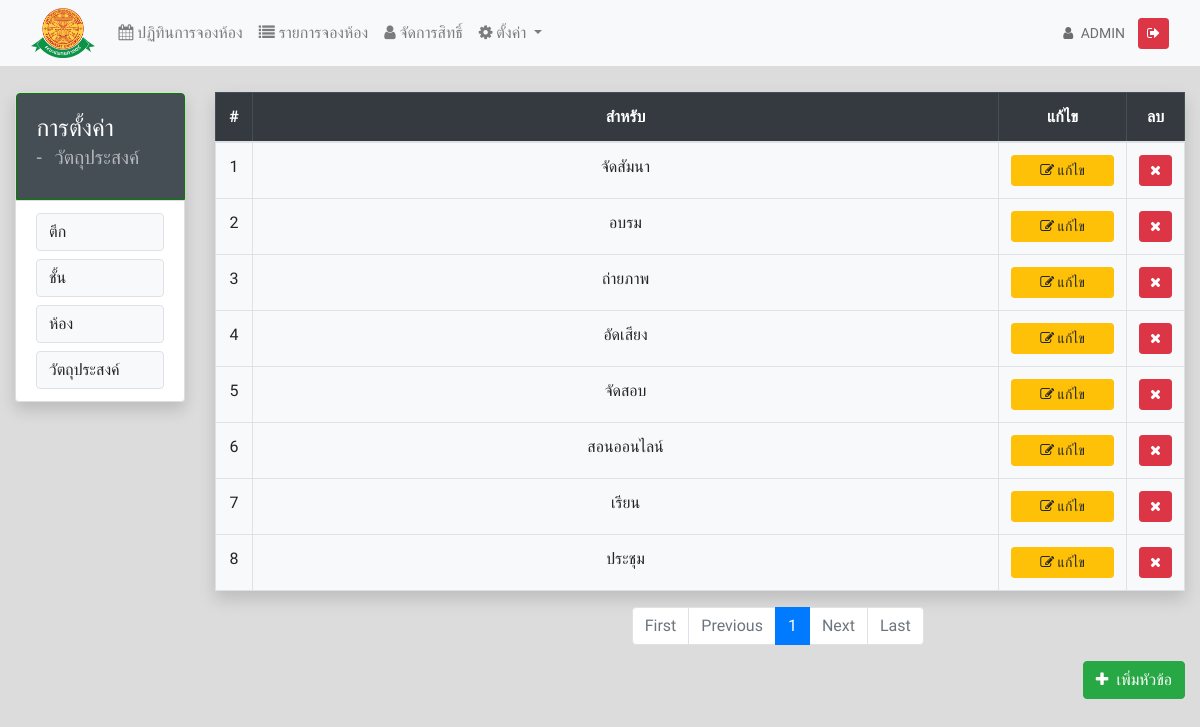
/use-list.php (signed in), run on the app's committed database.
### tables this page shows
CREATE TABLE `category` (
  `type` varchar(20) NOT NULL,
  `category_id` int(11) DEFAULT '0',
  `topic` varchar(128) NOT NULL,
  `published` tinyint(1) NOT NULL DEFAULT '1',
  KEY `type` (`type`),
  KEY `category_id` (`category_id`)
);

### use-list.php (the view, shortened to what this page needs)
<?
    include "config/connect.php";
    $sql = "SELECT * FROM category WHERE type = 'use' ORDER BY category_id DESC";
    $result = $conn->query($sql);
?>
<!doctype html>
<html lang="en">
<head>
    <link rel="stylesheet" href="https://stackpath.bootstrapcdn.com/font-awesome/4.7.0/css/font-awesome.css">
    <link rel="stylesheet" href="https://stackpath.bootstrapcdn.com/bootstrap/4.5.2/css/bootstrap.min.css"
>
    <link rel="stylesheet" href="css/style.css">
</head>
<body>
    <?include "ui/nav.php";?>
    <div class="container-fluid">
        <div class="row mt-3">
            <?include "ui/leftbarRoom.php";?>
            <div class="col-lg-10 col-md-10">
                <table class="table table-bordered shadow text-center" id="data-table" style="width:100%">
                    <thead class="table-dark ">
                        <tr>
                            <th width="5%">#</th>
                            <th>สำหรับ</th>
                            <th width="15%">แก้ไข</th>
                            <th width="3%">ลบ</th>
                        </tr>
                    </thead>
                    <tbody class="bg-light">
                        <?
                        $i = 1;
                        while($row = $result->fetch_array()){
                            ?>
                        <tr>
                            <td><?= $i; ?></td>
                            <td><?= $row['topic']; ?> </td>
                            <td>
                                <button type="button" name="edit" class="btn btn-sm btn-block btn-warning edit_data"
                                    id="<?= $row['category_id']; ?>"><i class="fa fa-edit"></i> แก้ไข</button>
                            </td>
                            <td>
                                <button type="button" name="delete" class="btn btn-sm btn-block btn-danger delete_data"
                                    id="<?= $row['category_id']; ?>">
                                    <i class="fa fa-remove" aria-hidden="true"></i></button>
                            </td>
                        </tr>
                        <?
                        $i++;
                    }
                    ?>
                    </tbody>
                </table>
                <button class="btn btn-success pull-right" href="#" data-toggle="modal" data-target="#add_use">
                    <i class="fa fa-plus mr-2" aria-hidden="true"></i>เพิ่มหัวข้อ
                </button>
            </div>
        </div>
    </div>
</body>
</html>

### css/style.css (style rules this page uses)
body { background-color: gainsboro; font-family: 'Sarabun', sans-serif; }
.shadow { box-shadow: 2px 2px 12px rgba(0, 0, 0, 0.2); margin-top: 10px }

### data on the page
category: topic "จัดสัมนา"
category: topic "อบรม"
category: topic "ถ่ายภาพ"
category: topic "อัดเสียง"
category: topic "จัดสอบ"
category: topic "สอนออนไลน์"
category: topic "เรียน"
category: topic "ประชุม"

### other printed values
$_SESSION['_LOGIN'] "ADMIN"
